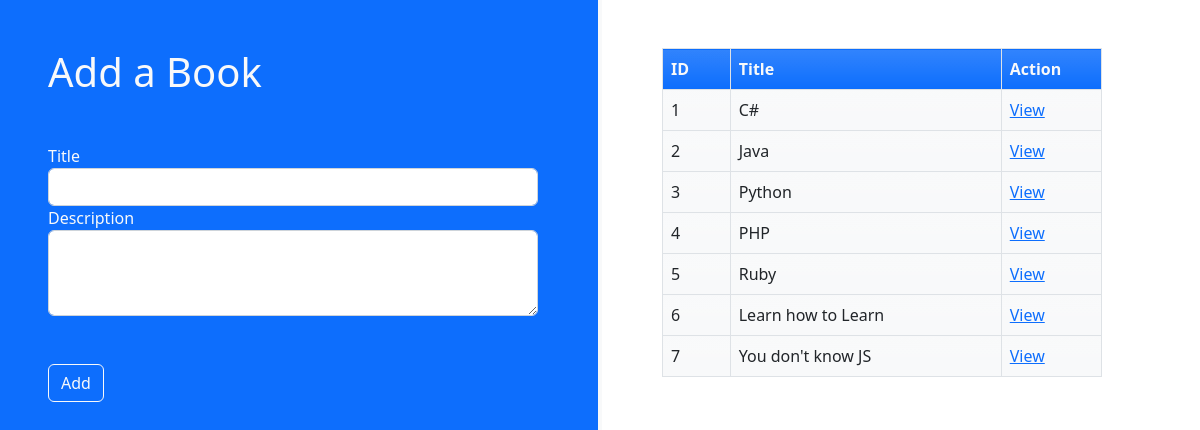
The page / on the database its author committed.
### books_authors_app/models.py (models this page shows)
class Book(models.Model):
    title=models.CharField(max_length=255)
    desc=models.TextField(default='')
    created_at=models.DateTimeField(auto_now_add=True)
    updated_at=models.DateTimeField(auto_now=True)

### books_authors_app/views.py (the view)
# urls.py: path('',views.books_index),
def books_index(request):
    context={
        "books":Book.objects.all(),
        "authors":Author.objects.all(),
    }
    return render(request,"books_index.html",context)

### books_authors_app/templates/books_index.html (shortened to what this page needs)
<!DOCTYPE html>
<html lang="en">
<head>
    <link href="https://cdn.jsdelivr.net/npm/bootstrap@5.2.1/dist/css/bootstrap.min.css" rel="stylesheet">
</head>
<body >
    <main class="row bg-black">
        <section class="col bg-primary border-end border-light border-4 min-vh-100">
            <h1 class="fs-1 text-light m-5">Add a Book</h1>
            <form action="add_new_book/" method="POST" class="text-light">
                <div class="form-group px-5">
                    <label for="title">Title</label>
                    <input type="text" name="title" id="title" class="form-control">
                </div>
                <div class="form-group px-5">
                    <label for="desc">Description</label>
                    <textarea name="desc" id="desc" cols="30" rows="3" class="form-control"></textarea>
                </div>
                <div class="form-group px-5">
                    <input type="submit" value="Add" class="btn btn-outline-light my-5">
                </div>
            </form>
        </section>
        <section class="col bg-gradient bg-white ">
            <table class="table table-bordered bg-gradient w-75 m-5 ">
                <tr class="bg-primary bg-gradient text-light">
                    <th class="col-1">ID</th>
                    <th class="col-4">Title</th>
                    <th class="col-1">Action</th>
                </tr>
                {% for book in books %}
                <tr class="bg-light bg-gradient">
                    <td>{{book.id}}</td>
                    <td>{{book.title}}</td>
                    <td><a href="books/{{book.id}}">View</a></td>
                </tr>
                {% endfor %}
            </table>
        </section>
    </main>
</body>
</html>

### rows shown on the page
Book: id "1", title "C#"
Book: id "2", title "Java"
Book: id "3", title "Python"
Book: id "4", title "PHP"
Book: id "5", title "Ruby"
Book: id "6", title "Learn how to Learn"
Book: id "7", title "You don't know JS"
